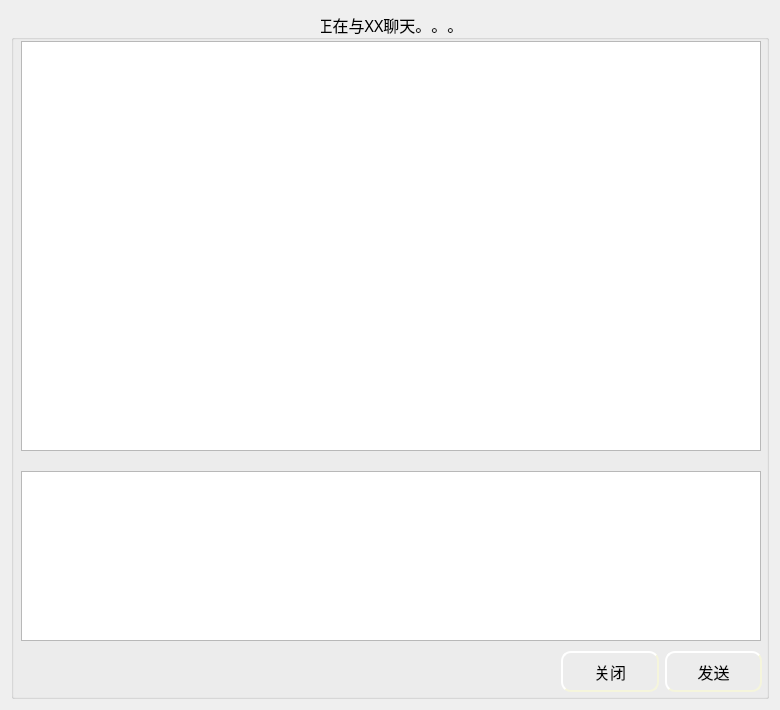
<?xml version="1.0" encoding="UTF-8"?>
<ui version="4.0">
 <class>ChatWidget</class>
 <widget class="QWidget" name="ChatWidget">
  <property name="geometry">
   <rect>
    <x>0</x>
    <y>0</y>
    <width>780</width>
    <height>710</height>
   </rect>
  </property>
  <property name="windowTitle">
   <string>Form</string>
  </property>
  <layout class="QGridLayout" name="gridLayout_2">
   <item row="0" column="0">
    <widget class="QGroupBox" name="groupBox">
     <property name="enabled">
      <bool>true</bool>
     </property>
     <property name="font">
      <font>
       <family>楷体</family>
       <pointsize>12</pointsize>
      </font>
     </property>
     <property name="title">
      <string>正在与XX聊天。。。</string>
     </property>
     <property name="alignment">
      <set>Qt::AlignCenter</set>
     </property>
     <widget class="QListWidget" name="listWidget">
      <property name="geometry">
       <rect>
        <x>10</x>
        <y>30</y>
        <width>740</width>
        <height>410</height>
       </rect>
      </property>
      <property name="styleSheet">
       <string notr="true">QListWidget::item:hover { 
    border-radius: 5px;
    background: #ffffff;
	background-color: rgb(255, 255, 255);
    color: black;
}
 
QListWidget::item:selected { 
    border-radius: 5px;
    background: #ffffff;
    color: black;
}
</string>
      </property>
      <property name="showDropIndicator" stdset="0">
       <bool>true</bool>
      </property>
      <property name="isWrapping" stdset="0">
       <bool>false</bool>
      </property>
      <property name="selectionRectVisible">
       <bool>false</bool>
      </property>
      <property name="currentRow">
       <number>-1</number>
      </property>
      <property name="sortingEnabled">
       <bool>false</bool>
      </property>
     </widget>
     <widget class="QTextEdit" name="textEdit">
      <property name="geometry">
       <rect>
        <x>10</x>
        <y>460</y>
        <width>740</width>
        <height>170</height>
       </rect>
      </property>
     </widget>
     <widget class="QWidget" name="layoutWidget">
      <property name="geometry">
       <rect>
        <x>550</x>
        <y>640</y>
        <width>201</width>
        <height>41</height>
       </rect>
      </property>
      <layout class="QGridLayout" name="gridLayout">
       <item row="0" column="1">
        <widget class="QPushButton" name="pb_send">
         <property name="sizePolicy">
          <sizepolicy hsizetype="Minimum" vsizetype="Preferred">
           <horstretch>0</horstretch>
           <verstretch>0</verstretch>
          </sizepolicy>
         </property>
         <property name="styleSheet">
          <string notr="true">QPushButton{
	background-image: url(:/ico/pb1.jpg);
    border-style: outset;
    border-width: 2px;
    border-radius: 10px;
    border-color: beige;
    min-width: 5em;
    padding: 6px;
}
QPushButton:hover
{
	
	background-image: url(:/ico/pb.jpg);
    border-style: inset;
}

QPushButton:pressed{
	
	background-image: url(:/ico/pb2.jpg);
    border-style: inset;
}


</string>
         </property>
         <property name="text">
          <string>发送</string>
         </property>
        </widget>
       </item>
       <item row="0" column="0">
        <widget class="QPushButton" name="pb_close">
         <property name="sizePolicy">
          <sizepolicy hsizetype="Minimum" vsizetype="Preferred">
           <horstretch>0</horstretch>
           <verstretch>0</verstretch>
          </sizepolicy>
         </property>
         <property name="styleSheet">
          <string notr="true">QPushButton{
	background-image: url(:/ico/pb1.jpg);
    border-style: outset;
    border-width: 2px;
    border-radius: 10px;
    border-color: beige;
    min-width: 5em;
    padding: 6px;
}
QPushButton:hover
{
	
	background-image: url(:/ico/pb.jpg);
    border-style: inset;
}

QPushButton:pressed{
	
	background-image: url(:/ico/pb2.jpg);
    border-style: inset;
}


</string>
         </property>
         <property name="text">
          <string>关闭</string>
         </property>
        </widget>
       </item>
      </layout>
     </widget>
    </widget>
   </item>
  </layout>
 </widget>
 <resources/>
 <connections/>
</ui>
